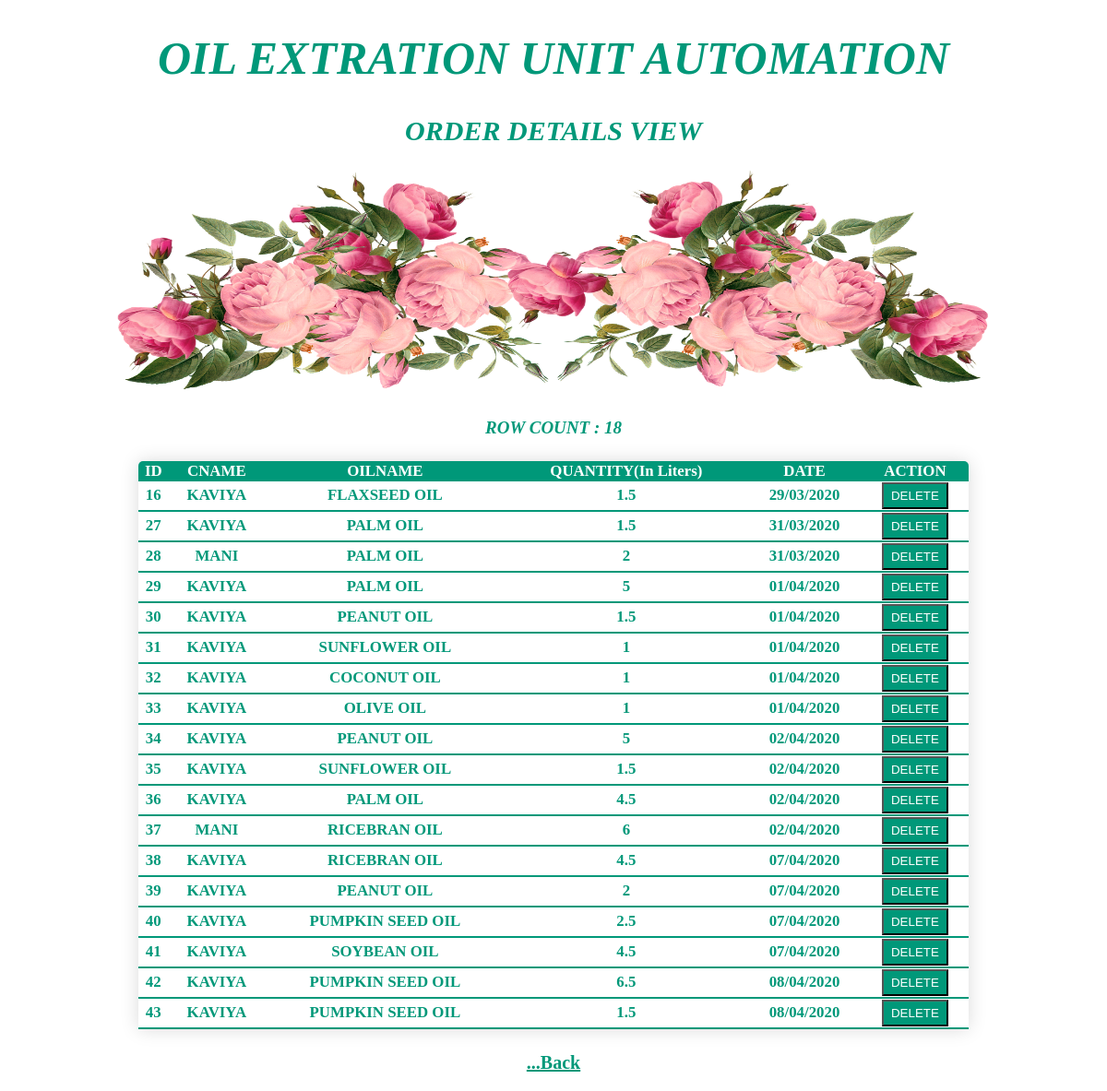
The app's page /orderview.php with its own data.
### tables this page shows
CREATE TABLE `orders` (
  `ID` int(255) NOT NULL auto_increment,
  `NAME` varchar(255) NOT NULL,
  `OILNAME` varchar(255) NOT NULL,
  `QUANTITY` varchar(255) NOT NULL,
  `PRICE` varchar(255) NOT NULL,
  `DATE` varchar(255) NOT NULL,
  PRIMARY KEY  (`ID`)
);

### orderview.php (the view, shortened to what this page needs)
<!DOCTYPE html PUBLIC "-//W3C//DTD XHTML 1.0 Transitional//EN" "http://www.w3.org/TR/xhtml1/DTD/xhtml1-transitional.dtd">
<html xmlns="http://www.w3.org/1999/xhtml">
<head>
</head>
<body>
<center>
<h1 id="h">OIL EXTRATION UNIT AUTOMATION</h1>
<h2 id="sh">ORDER DETAILS VIEW</h2>
<img src="http://localhost/oilproject/flowers.png" height="250" width="1000" />
<?php
$cnt=mysql_query("select count(id) as total from orders");
$values=mysql_fetch_assoc($cnt);
$num=$values['total']; ?>
<h3 id="tot"><?php echo"ROW COUNT : $num"; ?></h3>
<h3>
<table class="content-table" width="900" height="200">
<thead><tr><th align="center">ID</th><th align="center">CNAME</th><th align="center">OILNAME</th>
<th align="center">QUANTITY(In Liters)</th><th align="center">DATE</th><th>ACTION</th></tr></thead>
<?php
$res=mysql_query("select * from orders");
while($row=mysql_fetch_array($res))
{
echo"<tbody><tr>";
echo"<td><center>".$row['ID']."</center></td><td><center>".$row['NAME']."</center></td>";
echo"<td><center>".$row['OILNAME']."</center></td><td><center>".$row['QUANTITY']."</center></td>";
echo"<td><center>".$row['DATE']."</center></td>";
echo"<td><center><a href=orderdelete.php?id=".$row['ID']."> "?><button id="eb"><?php echo "DELETE"; ?></button><?php echo "</a></td></tr></tbody>";
}
?>
</table>
<a href="details.php" id="bk">...Back</a>
</h3>
</center>
</body>
</html>

### orderview.php (style rules this page uses)
body { margin:0; padding:0; background-image:url(http://localhost/oilproject/white.jpg); background-size:contain; }
.content-table { border-collapse:collapse; margin:25px; font-size:0.9em; min-width:500px; border-radius:5px 5px 0 0; overflow:hidden; box-shadow:0 0 20px rgba(0,0,0,0.15); }
.content-table thead tr { background-color:#009879; color:#ffffff; text-align:center; }
.content-table tbody td { border-color:#009879; color:#009879; }
.content-table tbody tr { border-bottom:1px solid #dddddd; }
.content-table tbody tr:last-of-type { border-bottom:2px solid #009879; }
#h { width:90%; font-size:50px;; color:#009879; font-style:italic; font-family:Algerian,BOLD; }
#sh { width:90%; font-size:30px;; color:#009879; font-style:italic; font-family:Algerian,BOLD; }
#bk { font-size:20px; color:#009879; }
#eb { background-color:#009879; color:#FFFFFF; padding:5px 8px; }
#tot { font-size:19px;; color:#009879; font-style:italic; font-family:Algerian,BOLD; }

### records on screen
orders: ID "16", NAME "KAVIYA", OILNAME "FLAXSEED OIL", QUANTITY "1.5", DATE "29/03/2020"
orders: ID "27", NAME "KAVIYA", OILNAME "PALM OIL", QUANTITY "1.5", DATE "31/03/2020"
orders: ID "28", NAME "MANI", OILNAME "PALM OIL", QUANTITY "2", DATE "31/03/2020"
orders: ID "29", NAME "KAVIYA", OILNAME "PALM OIL", QUANTITY "5", DATE "01/04/2020"
orders: ID "30", NAME "KAVIYA", OILNAME "PEANUT OIL", QUANTITY "1.5", DATE "01/04/2020"
orders: ID "31", NAME "KAVIYA", OILNAME "SUNFLOWER OIL", QUANTITY "1", DATE "01/04/2020"
orders: ID "32", NAME "KAVIYA", OILNAME "COCONUT OIL", QUANTITY "1", DATE "01/04/2020"
orders: ID "33", NAME "KAVIYA", OILNAME "OLIVE OIL", QUANTITY "1", DATE "01/04/2020"
orders: ID "34", NAME "KAVIYA", OILNAME "PEANUT OIL", QUANTITY "5", DATE "02/04/2020"
orders: ID "35", NAME "KAVIYA", OILNAME "SUNFLOWER OIL", QUANTITY "1.5", DATE "02/04/2020"
orders: ID "36", NAME "KAVIYA", OILNAME "PALM OIL", QUANTITY "4.5", DATE "02/04/2020"
orders: ID "37", NAME "MANI", OILNAME "RICEBRAN OIL", QUANTITY "6", DATE "02/04/2020"
orders: ID "38", NAME "KAVIYA", OILNAME "RICEBRAN OIL", QUANTITY "4.5", DATE "07/04/2020"
orders: ID "39", NAME "KAVIYA", OILNAME "PEANUT OIL", QUANTITY "2", DATE "07/04/2020"
orders: ID "40", NAME "KAVIYA", OILNAME "PUMPKIN SEED OIL", QUANTITY "2.5", DATE "07/04/2020"
orders: ID "41", NAME "KAVIYA", OILNAME "SOYBEAN OIL", QUANTITY "4.5", DATE "07/04/2020"
orders: ID "42", NAME "KAVIYA", OILNAME "PUMPKIN SEED OIL", QUANTITY "6.5", DATE "08/04/2020"
orders: ID "43", NAME "KAVIYA", OILNAME "PUMPKIN SEED OIL", QUANTITY "1.5", DATE "08/04/2020"

### other values on screen
$num "18"
